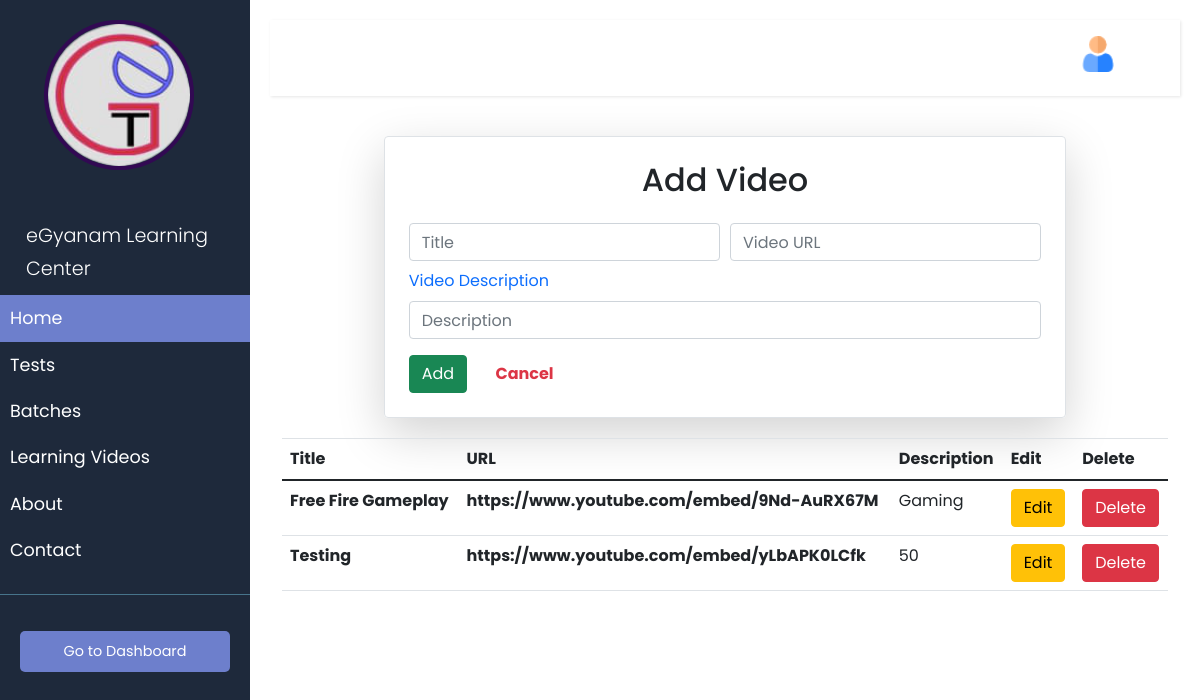
The page /organizer_dashboard/add-video (signed in) on the database as committed earlier.
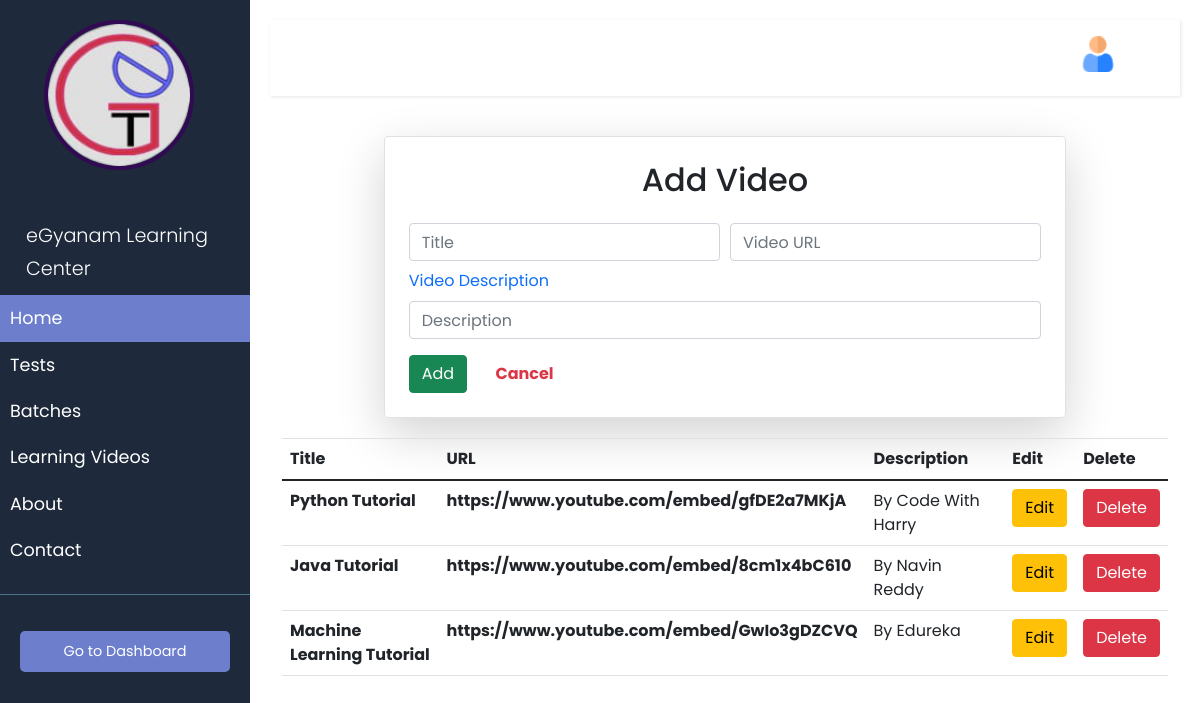
The same page on the database as committed later.
### organizer_dashboard/models.py (models this page shows, shortened)
class Video(models.Model):
    external_id = models.UUIDField(default=uuid.uuid4, editable=False, unique=True)
    organizer = models.ForeignKey(User, on_delete=models.CASCADE)
    title = models.CharField(max_length=200)
    description = models.CharField(max_length=500)
    url = models.URLField(max_length=500)

### organizer_dashboard/views.py (the view, shortened to what this page needs)
# urls.py: path('add-video', views.addVideo, name="add-video"),
def addVideo(request):
    username = request.user
    user = User.objects.get(username=username)
    profile = Profile.objects.get(user=user)
    videos = Video.objects.filter(organizer=user)
    context = {'videos':videos, 'profile':profile}
    return render(request,'organizer_dashboard/addVideos.html',context=context)

### organizer_dashboard/templates/organizer_dashboard/addvideos.html (shortened to what this page needs)
{% load static %}
<!doctype html>
<html lang="en">
<head>
    <link rel="stylesheet" href="https://stackpath.bootstrapcdn.com/bootstrap/4.3.1/css/bootstrap.min.css"
>
</head>
<body>
    {% include 'main.html' %}
    {% include "quizapp/header.html" %}
<div class="container w-75 border mt-2 p-4 rounded rounded-lg shadow-lg">
  {% if video %}
    <h2 class="h2 text-center mb-4">Update Video Details</h2>
    <form method="POST" action="{% url 'update-video' id=video.external_id %}">
    {% else %}
    <h2 class="h2 text-center mb-4">Add Video</h2>
    <form method="POST" action="{% url 'add-video' %}">
  {%endif%}
     <div class="form-row">
       <div class="col">
         <input type="text" class="form-control" name="title" placeholder="Title" value="{{video.title}}">
       </div>
       <div class="col">
         <input type="text" class="form-control" name="url" placeholder="Video URL" value="{{video.url}}">
       </div>
     </div>
     <div class="form-group mt-2">
       <label for="exampleFormControlTextarea1" class="text-primary">Video Description</label>
       <input type="text" class="form-control" name="description" placeholder="Description" value="{{video.description}}">
     </div>
     {% if video %}
     <button type="submit" class="btn btn-success">Update</button>
     {% else %}
     <button type="submit" class="btn btn-success">Add</button>
     {% endif %}
     <a href="{% url 'o_dashboard' %}" class="text-danger m-4"><strong>Cancel</strong> </a>
   </form>
</div>
<div class="container" style="margin-top: 20px;">
  <table class="table">
    <thead>
      <tr>
        <th scope="col">Title</th>
        <th scope="col">URL</th>
        <th scope="col">Description</th>
        <th scope="col">Edit</th>
        <th scope="col">Delete</th>
      </tr>
    </thead>
    <tbody>
        {% for video in videos %}
      <tr>
        <th scope="row">{{video.title}}</th>
        <th scope="row">{{video.url}}</th>
        <td>{{video.description}}</td>
        <td><a href="{% url 'update-video' id=video.external_id %}"><button class="btn btn-warning">Edit</button></a></td>
        <td><a href="{% url 'delete-video' id=video.external_id %}"><button class="btn btn-danger">Delete</button></a></td>
      </tr>
      {%endfor%}
    </tbody>
  </table>
  </div>
  </body>
  </html>

### templates/main.html (shortened to what this page needs)
{%load static%}
<link rel="stylesheet" href="{% static 'css/main.css' %}">
<div class="wrapper">
    <nav id="sidebar">
        <div class="sidebar-header">
         <img src="{%static 'images/_logo.png' %}" class="logo" alt="" height="150px" width="150px">
        </div>
        <ul class="list-unstyled components">
            <p class="brand-name">eGyanam Learning Center</p>
            <li class="active">
                <a href="{%url 'home' %}" data-toggle="collapse" aria-expanded="false" class=" menu-item"> Home</a>
            </li>
            <li>
                <a class="menu-item" href="#tests">Tests</a>
            </li>
            <li>
                <a class="menu-item" href="#batches">Batches</a>
            </li>
            <li>
                <a class="menu-item" href="#learning">Learning Videos</a>
            </li>
            <li>
                <a class="menu-item" href="#about">About</a>
            </li>
            <li>
                <a href="#contact" class="menu-item">Contact</a>
            </li>
        </ul>
        <ul class="list-unstyled CTAs">
            {% if profile.is_organizer %}
            <li>
                <a href="{%url 'o_dashboard' %}" class="article">Go to Dashboard</a>
            </li>
            {% else %}
            <li>
                <a href="{%url 'organizer_registration' %}" class="download">Register as Organizer</a>
            </li>
            {% endif %}
        </ul>
    </nav>
    <div id="content">

### quizapp/templates/quizapp/header.html (shortened to what this page needs)
{% load static %}
<!doctype html>
<html lang="en">
<head>
    <link href="https://cdn.jsdelivr.net/npm/bootstrap@5.0.2/dist/css/bootstrap.min.css" rel="stylesheet"
>
    <link rel="stylesheet" href="https://pro.fontawesome.com/releases/v5.10.0/css/all.css"
 />
    <link rel="stylesheet" href="{% static 'css/headerstyle.css' %}">
</head>
<body>
    <nav class="navbar navbar-expand-lg navbar-white">
        <div class="collapse navbar-collapse" id="navbarTogglerDemo03">
            <ul class="navbar-nav ml-auto">
                {% if user.is_authenticated %}
                <div class="profile-menu" style="z-index: 1;">
                    <div class="profile" style="z-index: -1;" onclick="menuToggle()">
                        <img src="{%static 'images/userprofile.png' %}" alt="user-profile"
                            style="height:60%; width: 60%;" class="my-2">
                    </div>
                </div>
                {% endif %}
        </div>
    </nav>
</body>
</html>

### quizapp/static/css/main.css (style rules this page uses)
body { font-family: 'Poppins', sans-serif; background: #fafafa; }
p { font-family: 'Poppins', sans-serif; font-size: 1.1em; font-weight: 300; line-height: 1.7em; color: #999; }
a, a:hover, a:focus { color: inherit; text-decoration: none; transition: all 0.3s; }
.navbar { padding: 15px 10px; background: #fff; border: none; border-radius: 0; margin-bottom: 40px; box-shadow: 1px 1px 3px rgba(0, 0, 0, 0.1); }
.wrapper { display: flex; width: 100%; align-items: stretch; }
#sidebar { min-width: 250px; max-width: 250px; background: #1e293b; color: #fff; transition: all 0.3s; }
#sidebar .sidebar-header { padding: 20px; background: #1e293b; }
#sidebar ul.components { padding: 20px 0; border-bottom: 1px solid #47748b; }
#sidebar ul p { color: #fff; padding: 10px; }
#sidebar ul li a { padding: 10px; font-size: 1.1em; display: block; }
#sidebar ul li.active>a, a[aria-expanded="true"] { color: #fff; background: #6d7fcc; }
a[data-toggle="collapse"] { position: relative; }
ul.CTAs { padding: 20px; }
ul.CTAs a { text-align: center; font-size: 0.9em !important; display: block; border-radius: 5px; margin-bottom: 5px; }
a.article, a.article:hover { background: #6d7fcc !important; color: #fff !important; }
.menu-item { text-decoration: none; color: #fff; }
.logo { margin: 0 1.5rem; border: 4px solid rgb(50, 9, 83); border-radius: 50%; }
.brand-name { color: rgb(50, 9, 83); font-size: 1.2rem; margin: 0 1rem; }
#content { width: 100%; padding: 20px; min-height: 100vh; transition: all 0.3s; }

### quizapp/static/css/headerstyle.css (style rules this page uses)
* { margin: 0; padding: 0; font-family: 'Poppins',sans-serif; text-decoration: none; }
.profile { position: absolute; top: 0%; right: 30px; z-index: -1; }
.profile-menu .profile { position: relative; height: 60px; width: 60px; border-radius: 50%; overflow: hidden; cursor: pointer; }
a { text-decoration: none; }

Rows that differ between the two databases and show on the page:
removed Video: title "Free Fire Gameplay", url "https://www.youtube.com/embed/9Nd-AuRX67M", description "Gaming"
removed Video: title "Testing", url "https://www.youtube.com/embed/yLbAPK0LCfk", description "50"
added Video: title "Python Tutorial", url "https://www.youtube.com/embed/gfDE2a7MKjA", description "By Code With Harry"
added Video: title "Java Tutorial", url "https://www.youtube.com/embed/8cm1x4bC610", description "By Navin Reddy"
added Video: title "Machine Learning Tutorial", url "https://www.youtube.com/embed/GwIo3gDZCVQ", description "By Edureka"
